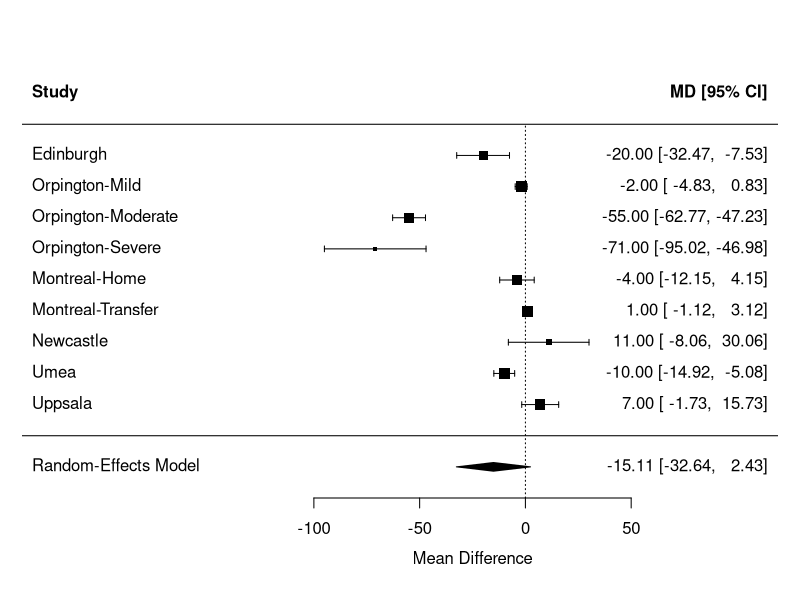
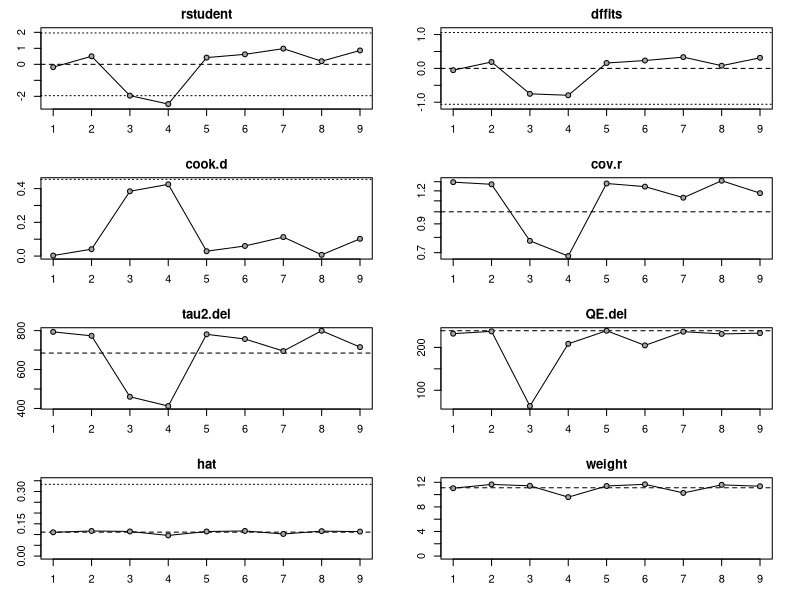

Source code (R) for these figures, in order:
# =============================================================
# HOMEWORK after session one
#
# Different dataset, same seven steps. Work through it alone or
# in your pair, then bring your answers to the next meeting.
#
# If you get stuck, note exactly WHERE. The sticking points are
# as useful to discuss as the answers.
# =============================================================

library(metafor)


# The data: 9 studies of length of hospital stay.
# m1i/sd1i/n1i = mean, SD, n in group 1
# m2i/sd2i/n2i = mean, SD, n in group 2

dat2 <- dat.normand1999
dat2


# STEP 1 — effect size.
# Note the measure has changed to "MD" (mean difference), because
# this time the studies report means rather than counts.

dat2 <- escalc(measure = "MD",
               m1i = m1i, sd1i = sd1i, n1i = n1i,
               m2i = m2i, sd2i = sd2i, n2i = n2i,
               data = dat2)

head(dat2)


# STEP 2 — pool.

res2 <- rma(yi, vi, data = dat2)
res2


# -------------------------------------------------------------
# YOUR FOUR QUESTIONS — write the answers down
# -------------------------------------------------------------

# Q1. What is the pooled effect and its 95% confidence interval?
#     (Look under "Model Results".)




# Q2. What is I^2 here? What does that value tell you about whether
#     a single pooled number is a fair summary of these 9 studies?




# Q3. Run the line below. How does the prediction interval compare
#     with the confidence interval, and WHY do they differ?

predict(res2, digits = 2)




# Q4. Produce a forest plot with study labels. Which study carries
#     the most weight, and what is it about that study that gives
#     it the most weight?
#
#     Hint: the source column is called "source".
#     Hint: look at the size of each square.

forest(res2, slab = dat2$source, header = "Study")




# -------------------------------------------------------------
# STRETCH, only if the above went smoothly
# -------------------------------------------------------------

# Which single study is most influential? Drop each one in turn
# and see how much the pooled estimate moves.

leave1out(res2)

# And a visual version:

plot(influence(res2))

# Q5 (stretch). Does any single study change the conclusion if removed?
